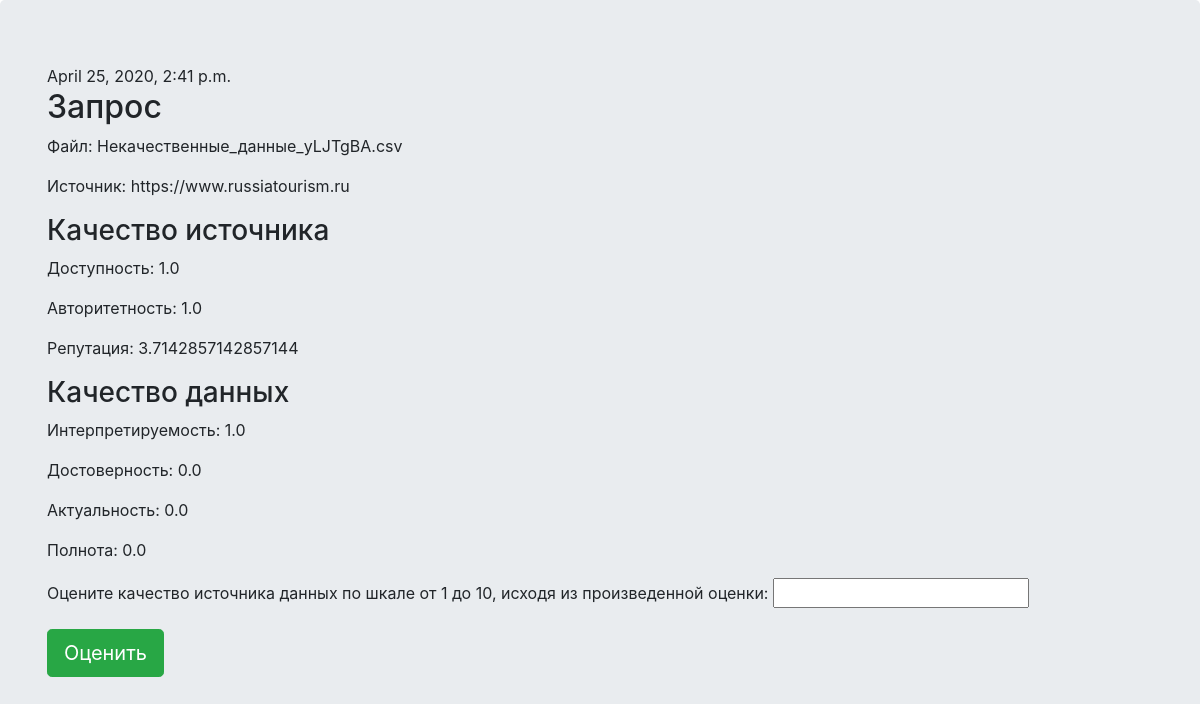
The app's page /post/4/ with its own data.
### mainapp/models.py (models this page shows, shortened)
class Dataquality(models.Model):
    file = models.FileField(verbose_name = "Загрузите файл")
    source = models.URLField(verbose_name = "Укажите его источник", max_length=200)
    availability = models.FloatField(verbose_name = "Доступность", default=None, blank=True, null=True)
    authority_full = models.FloatField(verbose_name = "Авторитетность абсолютная", default=None, blank=True, null=True)
    authority = models.FloatField(verbose_name = "Авторитетность", default=None, blank=True, null=True)
    popularuty = models.FloatField(verbose_name = "Репутация", default=None, blank=True, null=True)
    machinereadability = models.FloatField(verbose_name = "Интерпретируемость", default=None, blank=True, null=True)
    reliability = models.FloatField(verbose_name = "Достоверность", default=None, blank=True, null=True)
    relevance = models.FloatField(verbose_name = "Актуальность", default=None, blank=True, null=True)
    fullness = models.CharField(max_length=200, verbose_name = "Полнота", default=None, blank=True, null=True)
    full_classificators=models.ManyToManyField(Choices, verbose_name = "Укажите данные, которые вам нужны")
    published_date = models.DateTimeField(blank=True, null=True)

### mainapp/views.py (the view)
# urls.py: path('post/<int:pk>/', views.post_detail,  name='post_detail'),
def post_detail(request, pk):
    post = get_object_or_404(Dataquality, pk=pk)
    if request.method == "POST":
        form = assesment(request.POST)
        Popularuty_m = form.save(commit=False)
        if form.is_valid():
            Popularuty_m.pk_Dataquality = pk
            Popularuty_m.save()
    else:
        form = assesment()
    return render(request, 'mainapp/post_detail.html', {"pk": pk, 'post': post, 'form': form})

### mainapp/forms.py
class assesment(forms.ModelForm):
    class Meta:
        model = Popularuty_m
        fields = ("popularuty_1",)

### mainapp/templates/mainapp/post_detail.html (shortened to what this page needs)
{% extends 'mainapp/base.html' %}
{% block content %}
    <div class="post">
        {% if post.published_date %}
            <div class="date">
                {{ post.published_date }}
            </div>
        {% endif %}
        <div>
            <h2>Запрос</h2>
            <p>Файл: {{ post.file }}</p>
            <p>Источник: {{ post.source }}</p>
            <h3>Качество источника</h3>
            <p>Доступность: {{ post.availability }}</p>
            <p>Авторитетность: {{ post.authority }}</p>
            <p>Репутация: {{ post.popularuty }}</p>
            <h3>Качество данных</h3>
            <p>Интерпретируемость: {{ post.machinereadability }}</p>
            <p>Достоверность: {{ post.reliability }}</p>
            <p>Актуальность: {{ post.relevance }}</p>
            <p>Полнота: {{ post.fullness }}</p>
            <form method="POST" enctype="multipart/form-data">
              {{ form.as_p }}
              <button type="submit" class="btn btn-success btn-lg">Оценить</button>
            </form>
        </div>
    </div>
{% endblock %}

### records on screen
Dataquality: published_date "April 25, 2020, 2:41 p.m.", file "Некачественные_данные_yLJTgBA.csv", source "https://www.russiatourism.ru", availability "1.0", authority "1.0", popularuty "3.7142857142857144", machinereadability "1.0", reliability "0.0", relevance "0.0", fullness "0.0"
